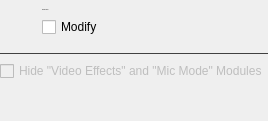
            <widget class="QWidget" name="controlCenterPage">
             <layout class="QVBoxLayout" name="verticalLayout_20">
              <property name="leftMargin">
               <number>0</number>
              </property>
              <property name="topMargin">
               <number>0</number>
              </property>
              <property name="rightMargin">
               <number>0</number>
              </property>
              <property name="bottomMargin">
               <number>0</number>
              </property>
              <item>
               <widget class="QWidget" name="horizontalWidget_7" native="true">
                <layout class="QHBoxLayout" name="horizontalLayout_22">
                 <property name="spacing">
                  <number>10</number>
                 </property>
                 <property name="leftMargin">
                  <number>0</number>
                 </property>
                 <property name="topMargin">
                  <number>9</number>
                 </property>
                 <property name="rightMargin">
                  <number>0</number>
                 </property>
                 <property name="bottomMargin">
                  <number>9</number>
                 </property>
                 <item>
                  <widget class="QToolButton" name="toolButton_12">
                   <property name="enabled">
                    <bool>false</bool>
                   </property>
                   <property name="styleSheet">
                    <string notr="true">QToolButton {
	icon-size: 24px;
	background-color: transparent;
	padding-left: 0px;
	padding-right: 5px;
	border-radius: 0px;
}</string>
                   </property>
                   <property name="icon">
                    <iconset resource="resources.qrc">
                     <normaloff>:/icon/toggles.svg</normaloff>:/icon/toggles.svg</iconset>
                   </property>
                  </widget>
                 </item>
                 <item>
                  <widget class="QWidget" name="verticalWidget_6" native="true">
                   <layout class="QVBoxLayout" name="verticalLayout_18">
                    <property name="spacing">
                     <number>6</number>
                    </property>
                    <property name="leftMargin">
                     <number>0</number>
                    </property>
                    <property name="topMargin">
                     <number>0</number>
                    </property>
                    <property name="rightMargin">
                     <number>0</number>
                    </property>
                    <property name="bottomMargin">
                     <number>0</number>
                    </property>
                    <item>
                     <widget class="QLabel" name="controlCenterLbl">
                      <property name="font">
                       <font>
                        <pointsize>-1</pointsize>
                        <bold>false</bold>
                       </font>
                      </property>
                      <property name="text">
                       <string>Control Center</string>
                      </property>
                     </widget>
                    </item>
                    <item>
                     <widget class="QCheckBox" name="controlCenterEnabledChk">
                      <property name="text">
                       <string>Modify</string>
                      </property>
                     </widget>
                    </item>
                   </layout>
                  </widget>
                 </item>
                 <item>
                  <spacer name="horizontalSpacer_9">
                   <property name="orientation">
                    <enum>Qt::Horizontal</enum>
                   </property>
                   <property name="sizeHint" stdset="0">
                    <size>
                     <width>40</width>
                     <height>20</height>
                    </size>
                   </property>
                  </spacer>
                 </item>
                </layout>
               </widget>
              </item>
              <item>
               <widget class="Line" name="line_14">
                <property name="styleSheet">
                 <string notr="true">QFrame {
	color: #414141;
}</string>
                </property>
                <property name="frameShadow">
                 <enum>QFrame::Plain</enum>
                </property>
                <property name="orientation">
                 <enum>Qt::Horizontal</enum>
                </property>
               </widget>
              </item>
              <item>
               <widget class="QWidget" name="controlCenterPageContent" native="true">
                <property name="enabled">
                 <bool>false</bool>
                </property>
                <layout class="QVBoxLayout" name="verticalLayout_19">
                 <property name="leftMargin">
                  <number>0</number>
                 </property>
                 <property name="topMargin">
                  <number>0</number>
                 </property>
                 <property name="rightMargin">
                  <number>0</number>
                 </property>
                 <property name="bottomMargin">
                  <number>0</number>
                 </property>
                 <item>
                  <widget class="QCheckBox" name="hideConferenceModulesChk">
                   <property name="text">
                    <string>Hide &quot;Video Effects&quot; and &quot;Mic Mode&quot; Modules</string>
                   </property>
                  </widget>
                 </item>
                 <item>
                  <spacer name="verticalSpacer_8">
                   <property name="orientation">
                    <enum>Qt::Vertical</enum>
                   </property>
                   <property name="sizeHint" stdset="0">
                    <size>
                     <width>20</width>
                     <height>40</height>
                    </size>
                   </property>
                  </spacer>
                 </item>
                </layout>
               </widget>
              </item>
             </layout>
            </widget>
